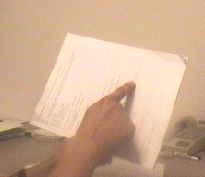
#> input picture MP6/images/input.bmp, 205 x 177 px, found by its file name
$ jupyter execute --allow-errors mp6.ipynb
#> lines starting #> are read from the running program, lines starting #| are printed output that depends on the picture; after the words box and inside, x2 and y2 are one past the last pixel; in counts of white or black regions, pixels touching at a corner belong together
[cell 1]
import cv2
import numpy as np
import scipy.ndimage.filters as filters
from scipy import signal
import scipy.ndimage as ndimage
import sys

[cell 2]
def hough(path, my_theta, threshold):
#> called with path = 'input/input.bmp', my_theta = 355, threshold = 0.9
    img = cv2.imread(path, cv2.IMREAD_GRAYSCALE)
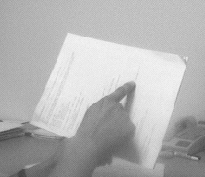
#> img: shape (177, 205); min 63, max 245, mean 179
    h, w = img.shape
#> h = 177; w = 205
    filter_size = 10
    dedc_angle = 90
    pixel_max = 255

    ed_img = cv2.Canny(img, 100, 200)
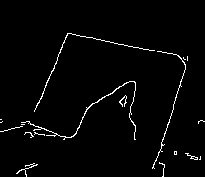
#> ed_img: shape (177, 205); 2.3% white in thin lines or dots, all inside (x1, y1, x2, y2) = (0, 33, 205, 177)
#     which shows the edges of the img
    cv2.imshow('edge', ed_img)
    cv2.imwrite('output/edge.png', ed_img)
    cv2.waitKey()

    _m = np.linspace(-dedc_angle, dedc_angle, my_theta)
    thetas = np.radians(_m)
    _t = int(np.sqrt(h**2 + w**2))
    rhos = np.linspace(_t, -_t, _t * 5)

    cos = np.cos(thetas)
    sin = np.sin(thetas)
    num_thetas = len(thetas)

    cur_kernel = np.zeros((num_thetas, 5 * _t))

    for i in range(h):
        for j in range(w):
            if ed_img[i][j] > 0:
                for theta in range(num_thetas):
                    rho = int(round(i * cos[theta] + j * sin[theta]) + _t)
                    cur_kernel[theta][rho] += 1
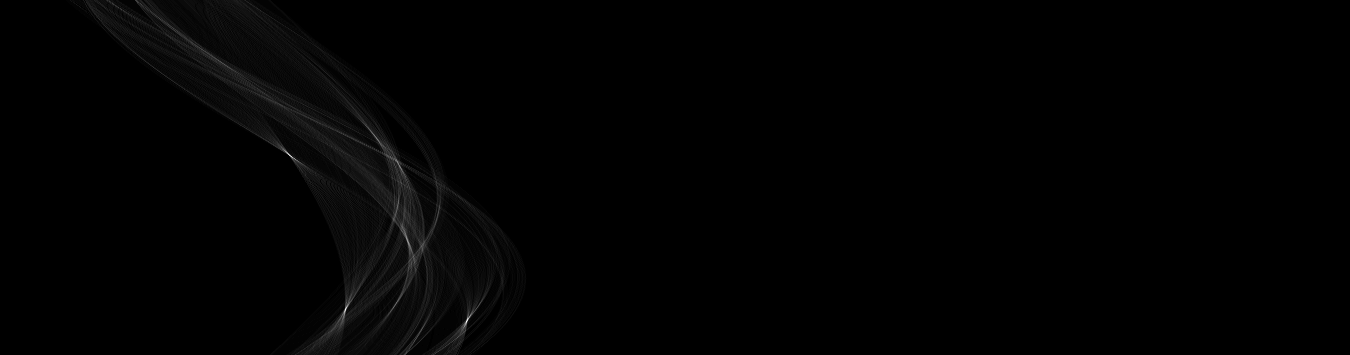
#> cur_kernel: shape (355, 1350) float64; min 0, max 74, mean 0.6; drawn with min black and max white

    cur_kernel_img = cur_kernel / np.max(cur_kernel) * pixel_max

    cv2.imshow('cur_kernel',  cur_kernel_img.astype(np.uint8))
    cv2.imwrite('output/my_theta.png',  cur_kernel_img.astype(np.uint8))
    cv2.waitKey()

    h_, w_ = cur_kernel.shape
#> h_ = 355; w_ = 1350
    max_num = np.max(cur_kernel)
#> max_num = 74
    thresh_img = np.zeros(cur_kernel.shape)

    for i in range(h_):
        for j in range(w_):
            if int(cur_kernel[i][j]) >= threshold * max_num:
                thresh_img[i][j] = pixel_max
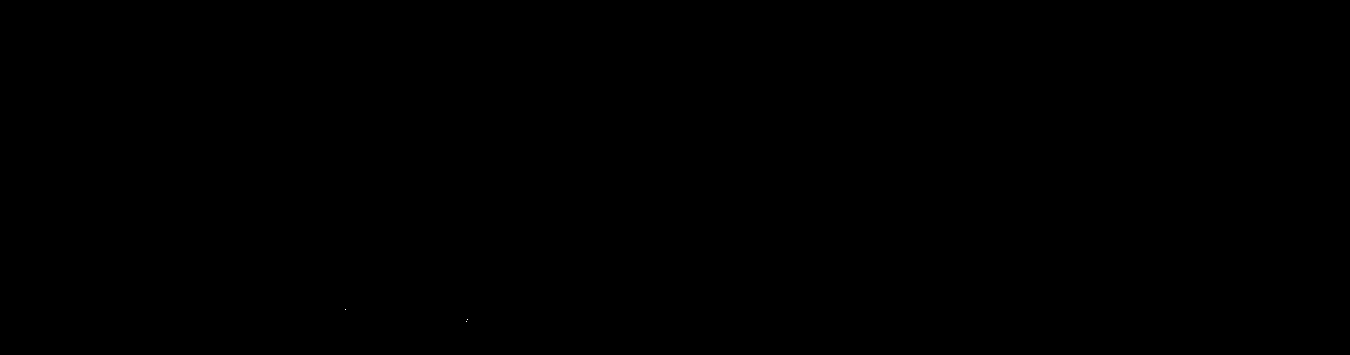
#> thresh_img: shape (355, 1350) float64; 0% white in thin lines or dots, all inside (x1, y1, x2, y2) = (345, 309, 468, 322)

    cv2.imshow('threshold', thresh_img)
    cv2.imwrite('output/threshold_my_theta.png', thresh_img)
    cv2.waitKey()

    max_ = filters.maximum_filter(cur_kernel, filter_size)
    min_ = filters.minimum_filter(cur_kernel, filter_size)
    max_ker = (cur_kernel == max_)
    max_ker[((max_ - min_) > threshold) == 0] = 0

    labeled, num_objects = ndimage.label(max_ker)
    slices = ndimage.find_objects(labeled)

    x, y = [], []
    for dy,dx in slices:
        x_center = (dx.start + dx.stop - 1) / 2
        x.append(x_center)
        y_center = (dy.start + dy.stop - 1) / 2
        y.append(y_center)

    max_ker_col = np.zeros(cur_kernel.shape)
    for i in range(len(x)):
        max_ker_col[int(y[i]),int(x[i])] = pixel_max

#     cv2.imshow('max_nd', max_ker_col)
#     cv2.imwrite('output/nd for.png', max_ker_col)
#     cv2.waitKey()

    cut_img = ed_img
    h__, w__ = img.shape
#> h__ = 177; w__ = 205
    for i, j in zip(y__, x__):
        theta = thetas[int(i)]
        rho = rhos[int(j)]

        if (np.degrees(theta)) > -45 and (np.degrees(theta) < 45):
            for y in range(h__):
                x = int((-y * np.sin(theta) + rho) / np.cos(theta))
                if x in range(w__):
                    cut_img[y][x] = pixel_max
        else:
            for x in range(w__):
                y = int((-x * np.cos(theta) + rho) / np.sin(theta))
                if y in range(h__):
                    cut_img[y][x] = pixel_max
    cv2.line(cut_img, (0, 0), (1, 1), (pixel_max,0,0), thickness = 10)
    cv2.imshow('cut_img', cut_img)
    cv2.imwrite('output/cut_img.png', cut_img)
    cv2.waitKey()

#   ==============================================================================
    cv2.destroyAllWindows()
    return 0
